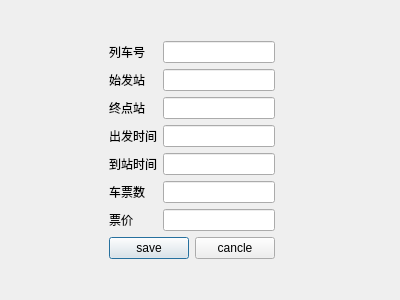
<?xml version="1.0" encoding="UTF-8"?>
<ui version="4.0">
 <class>dialogaddticket</class>
 <widget class="QDialog" name="dialogaddticket">
  <property name="geometry">
   <rect>
    <x>0</x>
    <y>0</y>
    <width>400</width>
    <height>300</height>
   </rect>
  </property>
  <property name="windowTitle">
   <string>TicketAdd</string>
  </property>
  <widget class="QWidget" name="">
   <property name="geometry">
    <rect>
     <x>109</x>
     <y>6</y>
     <width>212</width>
     <height>289</height>
    </rect>
   </property>
   <layout class="QGridLayout" name="gridLayout_2">
    <item row="0" column="0">
     <spacer name="verticalSpacer_2">
      <property name="orientation">
       <enum>Qt::Vertical</enum>
      </property>
      <property name="sizeHint" stdset="0">
       <size>
        <width>20</width>
        <height>40</height>
       </size>
      </property>
     </spacer>
    </item>
    <item row="1" column="0">
     <widget class="QLabel" name="idlabel">
      <property name="text">
       <string>列车号</string>
      </property>
     </widget>
    </item>
    <item row="1" column="1">
     <widget class="QLineEdit" name="IdlineEdit"/>
    </item>
    <item row="2" column="0">
     <widget class="QLabel" name="balabel">
      <property name="text">
       <string>始发站</string>
      </property>
     </widget>
    </item>
    <item row="2" column="1">
     <widget class="QLineEdit" name="BalineEdit"/>
    </item>
    <item row="3" column="0">
     <widget class="QLabel" name="ealabel">
      <property name="text">
       <string>终点站</string>
      </property>
     </widget>
    </item>
    <item row="3" column="1">
     <widget class="QLineEdit" name="EalineEdit"/>
    </item>
    <item row="3" column="2">
     <spacer name="horizontalSpacer_2">
      <property name="orientation">
       <enum>Qt::Horizontal</enum>
      </property>
      <property name="sizeHint" stdset="0">
       <size>
        <width>40</width>
        <height>20</height>
       </size>
      </property>
     </spacer>
    </item>
    <item row="4" column="0">
     <widget class="QLabel" name="btlabel">
      <property name="text">
       <string>出发时间</string>
      </property>
     </widget>
    </item>
    <item row="4" column="1">
     <widget class="QLineEdit" name="BtlineEdit"/>
    </item>
    <item row="5" column="0">
     <widget class="QLabel" name="etlable">
      <property name="text">
       <string>到站时间</string>
      </property>
     </widget>
    </item>
    <item row="5" column="1">
     <widget class="QLineEdit" name="EtlineEdit"/>
    </item>
    <item row="6" column="0">
     <widget class="QLabel" name="ticketlabel">
      <property name="text">
       <string>车票数</string>
      </property>
     </widget>
    </item>
    <item row="6" column="1">
     <widget class="QLineEdit" name="TicketlineEdit"/>
    </item>
    <item row="7" column="0">
     <widget class="QLabel" name="label">
      <property name="text">
       <string>票价</string>
      </property>
     </widget>
    </item>
    <item row="7" column="1">
     <widget class="QLineEdit" name="PrlineEdit"/>
    </item>
    <item row="8" column="0" colspan="2">
     <layout class="QGridLayout" name="gridLayout">
      <item row="0" column="0">
       <widget class="QPushButton" name="addbtn">
        <property name="text">
         <string>save</string>
        </property>
       </widget>
      </item>
      <item row="0" column="1">
       <widget class="QPushButton" name="canclebtn">
        <property name="text">
         <string>cancle</string>
        </property>
       </widget>
      </item>
     </layout>
    </item>
    <item row="9" column="0">
     <spacer name="verticalSpacer">
      <property name="orientation">
       <enum>Qt::Vertical</enum>
      </property>
      <property name="sizeHint" stdset="0">
       <size>
        <width>20</width>
        <height>40</height>
       </size>
      </property>
     </spacer>
    </item>
   </layout>
  </widget>
 </widget>
 <resources/>
 <connections/>
</ui>
